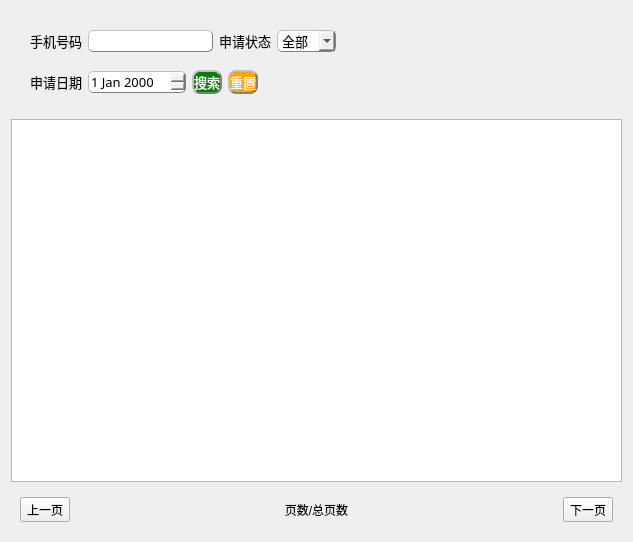
<?xml version="1.0" encoding="UTF-8"?>
<ui version="4.0">
 <class>Form</class>
 <widget class="QWidget" name="Form">
  <property name="geometry">
   <rect>
    <x>0</x>
    <y>0</y>
    <width>633</width>
    <height>542</height>
   </rect>
  </property>
  <property name="windowTitle">
   <string>Form</string>
  </property>
  <layout class="QGridLayout" name="gridLayout_3">
   <item row="0" column="0">
    <layout class="QVBoxLayout" name="verticalLayout">
     <property name="spacing">
      <number>0</number>
     </property>
     <property name="leftMargin">
      <number>10</number>
     </property>
     <property name="topMargin">
      <number>10</number>
     </property>
     <property name="rightMargin">
      <number>10</number>
     </property>
     <property name="bottomMargin">
      <number>10</number>
     </property>
     <item>
      <widget class="QWidget" name="widget" native="true">
       <property name="sizePolicy">
        <sizepolicy hsizetype="Fixed" vsizetype="Fixed">
         <horstretch>0</horstretch>
         <verstretch>0</verstretch>
        </sizepolicy>
       </property>
       <property name="font">
        <font>
         <family>黑体</family>
         <pointsize>10</pointsize>
        </font>
       </property>
       <layout class="QGridLayout" name="gridLayout">
        <item row="3" column="0">
         <widget class="QLabel" name="label">
          <property name="sizePolicy">
           <sizepolicy hsizetype="Fixed" vsizetype="Fixed">
            <horstretch>0</horstretch>
            <verstretch>0</verstretch>
           </sizepolicy>
          </property>
          <property name="text">
           <string>手机号码</string>
          </property>
         </widget>
        </item>
        <item row="3" column="1">
         <widget class="QLineEdit" name="lineEdit">
          <property name="sizePolicy">
           <sizepolicy hsizetype="Fixed" vsizetype="Fixed">
            <horstretch>0</horstretch>
            <verstretch>0</verstretch>
           </sizepolicy>
          </property>
          <property name="font">
           <font>
            <family>黑体</family>
            <pointsize>10</pointsize>
           </font>
          </property>
          <property name="styleSheet">
           <string notr="true">QLineEdit{
	border-radius:5px;
	border:1px groove gray;	
	border-style:outset;
}</string>
          </property>
         </widget>
        </item>
        <item row="3" column="2">
         <widget class="QLabel" name="label_2">
          <property name="sizePolicy">
           <sizepolicy hsizetype="Fixed" vsizetype="Fixed">
            <horstretch>0</horstretch>
            <verstretch>0</verstretch>
           </sizepolicy>
          </property>
          <property name="text">
           <string>申请状态</string>
          </property>
         </widget>
        </item>
        <item row="3" column="3">
         <widget class="QComboBox" name="comboBox">
          <property name="sizePolicy">
           <sizepolicy hsizetype="Fixed" vsizetype="Fixed">
            <horstretch>0</horstretch>
            <verstretch>0</verstretch>
           </sizepolicy>
          </property>
          <property name="styleSheet">
           <string notr="true">QComboBox{
	border-radius:5px;
	border:1px groove gray;	
	border-style:outset;
}</string>
          </property>
          <item>
           <property name="text">
            <string>全部</string>
           </property>
          </item>
          <item>
           <property name="text">
            <string>未处理</string>
           </property>
          </item>
          <item>
           <property name="text">
            <string>已同意</string>
           </property>
          </item>
          <item>
           <property name="text">
            <string>已拒绝</string>
           </property>
          </item>
         </widget>
        </item>
       </layout>
      </widget>
     </item>
     <item>
      <widget class="QWidget" name="widget_2" native="true">
       <property name="sizePolicy">
        <sizepolicy hsizetype="Fixed" vsizetype="Fixed">
         <horstretch>0</horstretch>
         <verstretch>0</verstretch>
        </sizepolicy>
       </property>
       <layout class="QGridLayout" name="gridLayout_2">
        <item row="0" column="0">
         <widget class="QLabel" name="label_3">
          <property name="font">
           <font>
            <family>黑体</family>
            <pointsize>10</pointsize>
           </font>
          </property>
          <property name="text">
           <string>申请日期</string>
          </property>
         </widget>
        </item>
        <item row="0" column="1">
         <widget class="QDateEdit" name="dateEdit">
          <property name="font">
           <font>
            <family>黑体</family>
            <pointsize>10</pointsize>
           </font>
          </property>
          <property name="styleSheet">
           <string notr="true">QDateEdit{
	border-radius:5px;
	border:1px groove gray;	
	border-style:outset;
}</string>
          </property>
         </widget>
        </item>
        <item row="0" column="2">
         <widget class="QPushButton" name="pushButton">
          <property name="font">
           <font>
            <family>黑体</family>
            <pointsize>10</pointsize>
           </font>
          </property>
          <property name="styleSheet">
           <string notr="true">QPushButton{
	background-color:green;
	color:white;
	border-radius:8px;
	border:2px groove gray;
	border-style:outset;
}</string>
          </property>
          <property name="text">
           <string>搜索</string>
          </property>
          <property name="checkable">
           <bool>true</bool>
          </property>
         </widget>
        </item>
        <item row="0" column="3">
         <widget class="QPushButton" name="pushButton_2">
          <property name="font">
           <font>
            <family>黑体</family>
            <pointsize>10</pointsize>
           </font>
          </property>
          <property name="styleSheet">
           <string notr="true">QPushButton{
	background-color:orange;
	color:white;
	border-radius:8px;
	border:2px groove gray;
	border-style:outset;
}</string>
          </property>
          <property name="text">
           <string>重置</string>
          </property>
          <property name="checkable">
           <bool>true</bool>
          </property>
         </widget>
        </item>
       </layout>
      </widget>
     </item>
    </layout>
   </item>
   <item row="1" column="0">
    <widget class="QTableView" name="tableView"/>
   </item>
   <item row="2" column="0">
    <widget class="QWidget" name="widget_3" native="true">
     <property name="layoutDirection">
      <enum>Qt::LeftToRight</enum>
     </property>
     <layout class="QGridLayout" name="gridLayout_4">
      <item row="0" column="0">
       <widget class="QToolButton" name="toolButton_2">
        <property name="text">
         <string>上一页</string>
        </property>
       </widget>
      </item>
      <item row="0" column="1">
       <widget class="QLabel" name="label_4">
        <property name="layoutDirection">
         <enum>Qt::LeftToRight</enum>
        </property>
        <property name="text">
         <string>页数/总页数</string>
        </property>
        <property name="scaledContents">
         <bool>false</bool>
        </property>
        <property name="alignment">
         <set>Qt::AlignCenter</set>
        </property>
       </widget>
      </item>
      <item row="0" column="2">
       <widget class="QToolButton" name="toolButton">
        <property name="text">
         <string>下一页</string>
        </property>
       </widget>
      </item>
     </layout>
    </widget>
   </item>
  </layout>
 </widget>
 <resources/>
 <connections/>
</ui>
